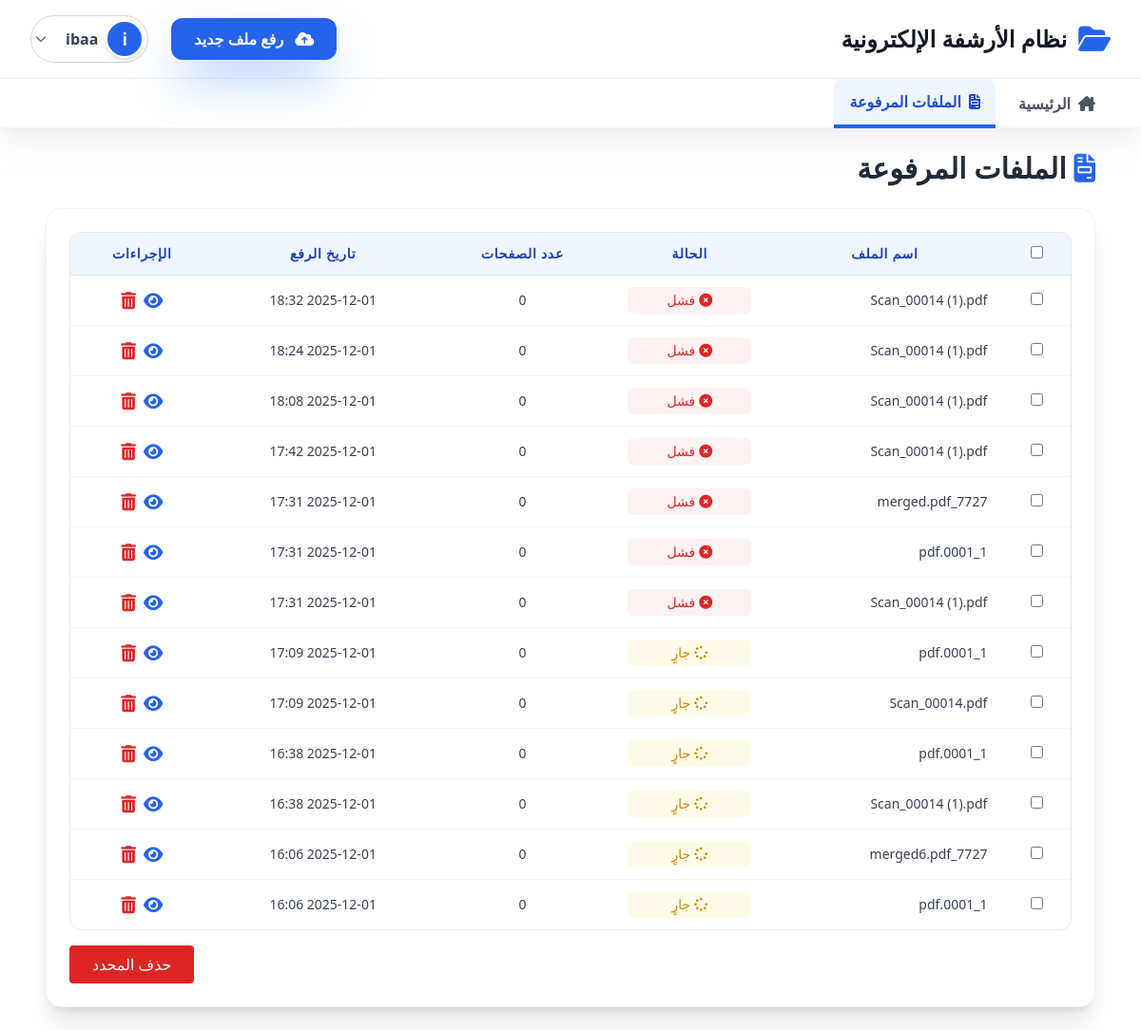
The page /uploads/ (signed in) on the database its author committed.
### processing/models.py (models this page shows)
class Upload(models.Model):
    STATUS_CHOICES = [
        ('pending', 'Pending'),
        ('uploading', 'Uploading'),
        ('processing', 'Processing'),
        ('completed', 'Completed'),
        ('failed', 'Failed'),
    ]
    user = models.ForeignKey(User, on_delete=models.CASCADE)
    original_filename = models.CharField(max_length=255)
    stored_filename = models.CharField(max_length=255)
    total_pages = models.IntegerField(default=0)
    status = models.CharField(max_length=20, choices=STATUS_CHOICES, default='pending')
    created_at = models.DateTimeField(auto_now_add=True)
    updated_at = models.DateTimeField(auto_now=True)

### processing/views.py (the view)
# urls.py: path('uploads/', views.upload_list, name='upload_list'),
@login_required
def upload_list(request):
    uploads = Upload.objects.filter(user=request.user).order_by('-created_at')
    return render(request, 'uploads/list.html', {'uploads': uploads})

### processing/templates/uploads/list.html (shortened to what this page needs)
{% extends "base.html" %}
{% block content %}
<div class="max-w-6xl mx-auto p-6 space-y-6">
    <h2 class="text-3xl font-bold text-gray-800 mb-6 flex items-center">
        <i class="fa-solid fa-file-invoice ml-2 text-blue-600"></i> الملفات المرفوعة
    </h2>
    <div id="toast-center" class="fixed inset-0 flex items-center justify-center z-50 pointer-events-none">
    </div>
    <div class="bg-white p-6 rounded-2xl shadow-xl border border-gray-100">
        <div class="overflow-x-auto rounded-xl border border-gray-200">
            <table class="w-full text-right divide-y divide-gray-200">
                <thead>
                    <tr class="bg-blue-50 text-blue-800 uppercase text-sm font-bold tracking-wider">
                        <th class="py-3 px-4 text-center"><input type="checkbox" id="select-all"></th>
                        <th class="py-3 px-4 text-center">اسم الملف</th>
                        <th class="py-3 px-4 text-center">الحالة</th>
                        <th class="py-3 px-4 text-center">عدد الصفحات</th>
                        <th class="py-3 px-4 text-center">تاريخ الرفع</th>
                        <th class="py-3 px-4 text-center">الإجراءات</th>
                    </tr>
                </thead>
                <tbody class="text-gray-700 text-sm divide-y divide-gray-100">
                    {% for upload in uploads %}
                    <tr id="row-{{ upload.id }}" class="hover:bg-gray-50 transition">
                        <td class="py-3 px-4 text-center"><input type="checkbox" class="select-row" value="{{ upload.id }}"></td>
                        <td class="py-3 px-4">{{ upload.original_filename }}</td>
                        <td class="py-3 px-4 text-center">
                            {% if upload.status == 'completed' %}
                            <span class="text-green-600 bg-green-50 px-2 py-1 rounded-md flex justify-center items-center min-w-[70px]">
                                <i class="fa-solid fa-check-circle text-sm ml-1"></i> مكتملة
                            </span>
                            {% elif upload.status == 'processing' %}
                            <span class="text-yellow-600 bg-yellow-50 px-2 py-1 rounded-md flex justify-center items-center min-w-[70px] animate-pulse">
                                <i class="fa-solid fa-spinner fa-spin text-sm ml-1"></i> جارٍ
                            </span>
                            {% else %}
                            <span class="text-red-600 bg-red-50 px-2 py-1 rounded-md flex justify-center items-center min-w-[70px]">
                                <i class="fa-solid fa-times-circle text-sm ml-1"></i> فشل
                            </span>
                            {% endif %}
                        </td>
                        <td class="py-3 px-4 text-center">{{ upload.total_pages }}</td>
                        <td class="py-3 px-4 text-center">{{ upload.created_at|date:"Y-m-d H:i" }}</td>
                        <td class="py-3 px-4 flex justify-center space-x-2 rtl:space-x-reverse">
                            <a href="{% url 'processing:upload_detail' upload.id %}" class="text-blue-600 hover:text-blue-800 text-lg" title="عرض الملف">
                                <i class="fa-solid fa-eye"></i>
                            </a>
                            <button type="button" class="delete-btn text-red-600 hover:text-red-800 text-lg" data-id="{{ upload.id }}" data-filename="{{ upload.original_filename }}">
                                <i class="fa-solid fa-trash-alt"></i>
                            </button>
                        </td>
                    </tr>
                    {% endfor %}
                </tbody>
            </table>
        </div>
        {% if uploads %}
        <div class="flex justify-end mt-4 space-x-2 rtl:space-x-reverse">
            <button id="multi-delete-btn" class="px-6 py-2 bg-red-600 text-white rounded hover:bg-red-700 transition">حذف المحدد</button>
        </div>
        {% endif %}
    </div>
</div>
{% endblock %}

### processing/templates/base.html (shortened to what this page needs)
{% load static %}
<!DOCTYPE html>
<html lang="ar" dir="rtl">
<head>
    <link rel="stylesheet" href="https://cdnjs.cloudflare.com/ajax/libs/font-awesome/6.5.2/css/all.min.css" />
    <script src="https://cdn.tailwindcss.com"></script>
</head>
<body class="body-pattern text-gray-800">
<header class="sticky top-0 z-50 bg-white shadow-xl shadow-gray-200/50 border-b border-gray-100/70">
    <div class="max-w-7xl mx-auto px-4 sm:px-6 lg:px-8 py-4 flex justify-between items-center">
        <a href="{% url 'processing:dashboard' %}" class="flex items-center gap-3 flex-shrink-0 group">
            <span class="text-blue-600 text-3xl transition-transform group-hover:scale-105">
                <i class="fa-solid fa-folder-open"></i>
            </span>
            <h1 class="text-2xl font-extrabold text-gray-900 transition-colors group-hover:text-blue-700">نظام الأرشفة الإلكترونية</h1>
        </a>
        <div class="flex items-center gap-6 flex-shrink-0">
            <a href="{% url 'processing:upload_create' %}"
               class="bg-blue-600 text-white px-6 py-2.5 rounded-xl font-extrabold text-base
                      shadow-2xl shadow-blue-500/70
                      hover:bg-blue-700 transition transform hover:-translate-y-0.5 hover:shadow-blue-500/90 duration-300">
                <i class="fa-solid fa-cloud-upload-alt ml-2"></i> رفع ملف جديد
            </a>
            {% if user.is_authenticated %}
            <div x-data="{ open: false }" @keydown.escape.window="open = false" class="relative">
                <button @click="open = !open" type="button"
                        class="flex items-center gap-2 p-1 bg-white rounded-full
                               border border-gray-300 hover:border-blue-400
                               transition duration-150 focus:outline-none focus:ring-4 focus:ring-blue-500/50">
                    <div class="w-10 h-10 bg-blue-600 rounded-full flex items-center justify-center
                                text-white font-bold text-lg border-2 border-white shadow-md">
                        {{ user.username|slice:":1" }}{{ user.last_name|slice:":1" }}
                    </div>
                    <span class="font-bold text-gray-700 hidden sm:block ml-1">{{ user.username }}</span>
                    <i class="fa-solid fa-chevron-down text-gray-500 text-xs mr-2 transition-transform" :class="{ 'rotate-180': open }"></i>
                </button>
            </div>
            {% endif %}
        </div>
    </div>
    <div class="h-px bg-gray-200/70"></div>
    <nav class="max-w-7xl mx-auto px-4 sm:px-6 lg:px-8">
        <div class="flex items-center gap-2 text-base font-semibold">
            <a href="{% url 'processing:dashboard' %}" class="py-3 px-4 transition duration-200 rounded-t-lg flex items-center {% if request.resolver_match.url_name == 'dashboard' %}text-blue-700 border-b-4 border-blue-600 font-extrabold -mb-px bg-blue-50{% else %}text-gray-600 hover:text-blue-700 hover:bg-blue-50/50{% endif %}">
                <i class="fa-solid fa-house-chimney ml-2"></i> الرئيسية
            </a>
            <a href="{% url 'processing:upload_list' %}" class="py-3 px-4 transition duration-200 rounded-t-lg flex items-center {% if request.resolver_match.url_name == 'upload_list' %}text-blue-700 border-b-4 border-blue-600 font-extrabold -mb-px bg-blue-50{% else %}text-gray-600 hover:text-blue-700 hover:bg-blue-50/50{% endif %}">
                <i class="fa-solid fa-file-invoice ml-2"></i> الملفات المرفوعة
            </a>
        </div>
    </nav>
</header>
{% block content %}{% endblock %}
</body>
</html>

### rows shown on the page
Upload: original_filename "Scan_00014 (1).pdf", status "failed" (drawn), total_pages "0", created_at "2025-12-01 18:32"
Upload: original_filename "Scan_00014 (1).pdf", status "failed" (drawn), total_pages "0", created_at "2025-12-01 18:24"
Upload: original_filename "Scan_00014 (1).pdf", status "failed" (drawn), total_pages "0", created_at "2025-12-01 18:08"
Upload: original_filename "Scan_00014 (1).pdf", status "failed" (drawn), total_pages "0", created_at "2025-12-01 17:42"
Upload: original_filename "7727_merged.pdf", status "failed" (drawn), total_pages "0", created_at "2025-12-01 17:31"
Upload: original_filename "1_0001.pdf", status "failed" (drawn), total_pages "0", created_at "2025-12-01 17:31"
Upload: original_filename "Scan_00014 (1).pdf", status "failed" (drawn), total_pages "0", created_at "2025-12-01 17:31"
Upload: original_filename "1_0001.pdf", status "processing" (drawn), total_pages "0", created_at "2025-12-01 17:09"
Upload: original_filename "Scan_00014.pdf", status "processing" (drawn), total_pages "0", created_at "2025-12-01 17:09"
Upload: original_filename "1_0001.pdf", status "processing" (drawn), total_pages "0", created_at "2025-12-01 16:38"
Upload: original_filename "Scan_00014 (1).pdf", status "processing" (drawn), total_pages "0", created_at "2025-12-01 16:38"
Upload: original_filename "7727_merged6.pdf", status "processing" (drawn), total_pages "0", created_at "2025-12-01 16:06"
Upload: original_filename "1_0001.pdf", status "processing" (drawn), total_pages "0", created_at "2025-12-01 16:06"

### other values the page prints
{{ user.username|slice:":1" }} "i"
{{ user.username }} "ibaa"
